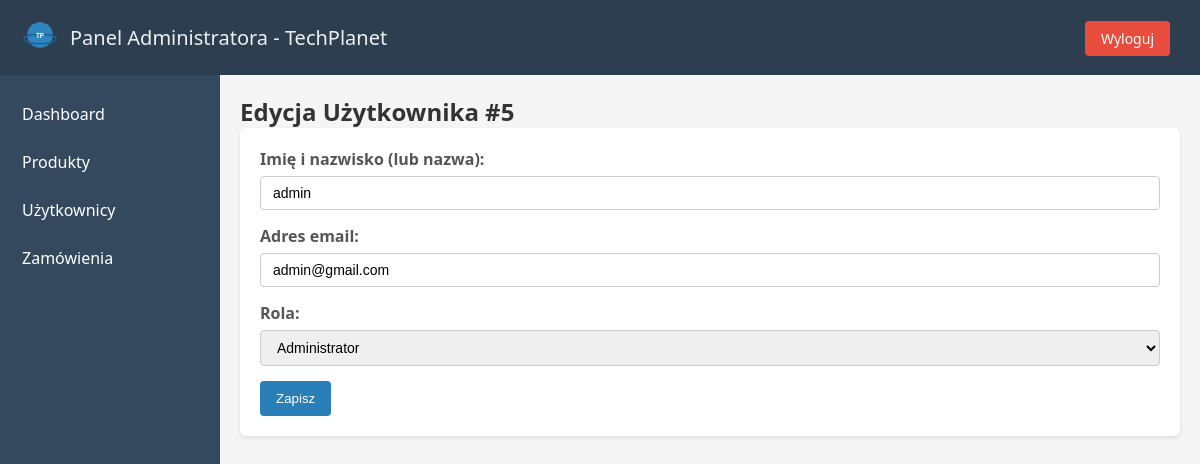
The page /public/index.php?controller=Admin&action=userEdit&id=5 (signed in) on the database its author committed.
### tables this page shows
CREATE TABLE `users` (
  `id` int(11) NOT NULL,
  `name` varchar(100) NOT NULL,
  `email` varchar(100) NOT NULL,
  `password` varchar(255) NOT NULL,
  `created_at` timestamp NOT NULL DEFAULT current_timestamp(),
  `role` enum('user','admin') NOT NULL DEFAULT 'user',
  `birth_date` date DEFAULT NULL,
  `country` varchar(100) DEFAULT NULL
);

### app/Controllers/AdminController.php (called while the page is built, shortened)
<?php
class AdminController
{
    public function userEdit()
    {
        $id = $_GET['id'] ?? null;
        $user = User::getByIdAdmin($id);
        require __DIR__ . '/../Views/admin/admin_layout.php';
    }
}

### app/Models/User.php (called while the page is built, shortened)
<?php
class User
{
    public static function getByIdAdmin($id)
    {
        $pdo = connectDB();
        $stmt = $pdo->prepare("SELECT * FROM users WHERE id = ? LIMIT 1");
        $stmt->execute([$id]);
        return $stmt->fetch(PDO::FETCH_ASSOC);
    }
}

### app/Views/admin/user_form_view.php (the view, shortened to what this page needs)
<?php
$isEdit = isset($user);
?>
<h2><?= $isEdit ? "Edycja Użytkownika #{$user['id']}" : "Dodaj nowego użytkownika" ?></h2>
<form action="" method="POST">
  <div class="form-group">
    <label for="name">Imię i nazwisko (lub nazwa):</label>
    <input type="text" name="name" id="name"
           value="<?= $isEdit ? htmlspecialchars($user['name']) : '' ?>"
           required>
  </div>
  <div class="form-group">
    <label for="email">Adres email:</label>
    <input type="email" name="email" id="email"
           value="<?= $isEdit ? htmlspecialchars($user['email']) : '' ?>"
           required>
  </div>
  <div class="form-group">
    <label for="role">Rola:</label>
    <select name="role" id="role">
      <option value="admin" <?= ($isEdit && $user['role'] === 'admin') ? 'selected' : '' ?>>Administrator</option>
    </select>
  </div>
  <button type="submit" class="btn"><?= $isEdit ? "Zapisz" : "Dodaj" ?></button>
</form>

### public/css/styles_adminn.css (style rules this page uses)
* { margin: 0; padding: 0; box-sizing: border-box; }
body { font-family: 'Segoe UI', Tahoma, Geneva, Verdana, sans-serif; background-color: #f5f5f5; color: #333; }
form { background-color: #fff; padding: 20px; border-radius: 6px; margin-bottom: 20px; box-shadow: 0 2px 4px rgba(0, 0, 0, 0.1); }
.form-group { margin-bottom: 15px; }
.form-group label { display: block; margin-bottom: 6px; font-weight: bold; color: #555; }
.form-group input[type="text"], .form-group input[type="number"], .form-group input[type="email"], .form-group input[type="password"], .form-group select, .form-group textarea { width: 100%; padding: 8px 12px; border: 1px solid #ccc; border-radius: 4px; font-size: 14px; }
form button.btn { background-color: #2980b9; color: #fff; border: none; border-radius: 4px; padding: 10px 16px; cursor: pointer; transition: background-color 0.3s; }
.btn { background-color: #2980b9; color: #fff; padding: 8px 16px; border-radius: 4px; text-decoration: none; margin-right: 10px; transition: background-color 0.3s; }

### rows shown on the page
users: id "5", name "admin", email "admin@gmail.com", role "Administrator"
